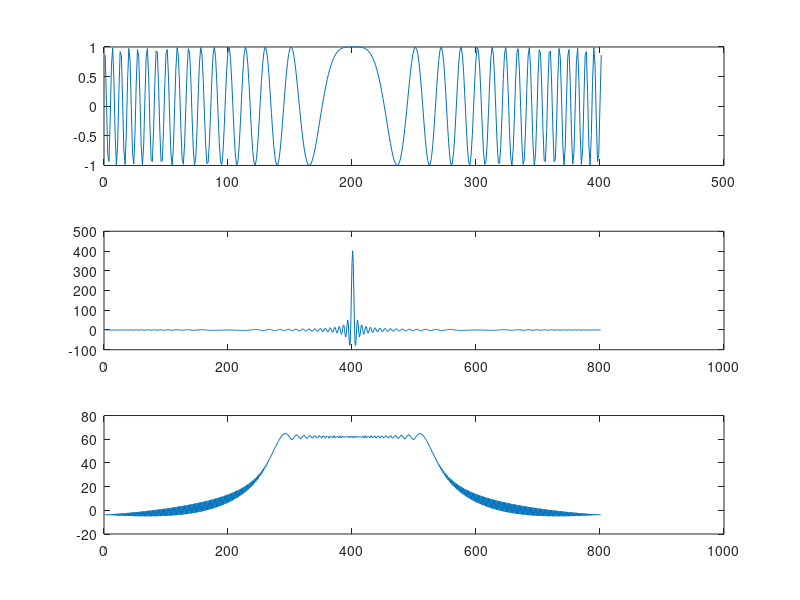

This figure's MATLAB source:
%LFM test
%A script I found that I think is bugged, but what the hey.

t=(-10:.05:10);
lfm=exp(j*t.*t);
figure(1)
subplot(3,1,1)
plot(real(lfm));
y=conv(lfm,lfm');
subplot(3,1,2)
plot(real(y))
subplot(3,1,3)
% plot(20*log10(abs(y)));
plot(20*log10(abs(fftshift(fft(y))))) %is this right? I think it is.